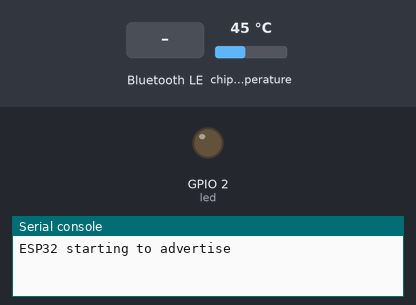
This program was run on a simulated ESP32 board running MicroPython. Shown: output pins drawn as LEDs (lit = HIGH), the last lines printed to the serial console. Dashed ring = blinking. The inputs (shaded band) are chosen by the test bench; at power-on: chip temperature 45 °C. Nothing arrives over Bluetooth unless stated.

Above: at 1.2 s.
1.3 s: "1" written over Bluetooth
At 2.1 s:
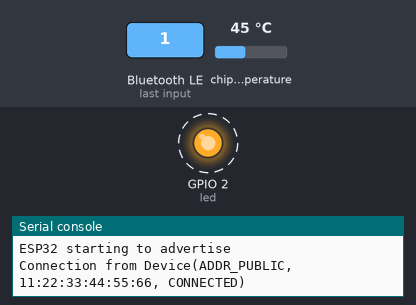
Timing chart, 0 to 10.3 s (numbered marks = the images above; inputs shaded):
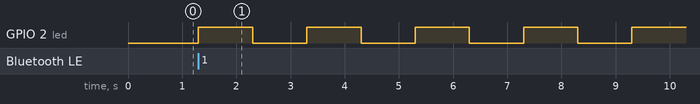

The program:

ble_esp32.py
```python
# import libraries
from micropython import const
import asyncio
import struct
import aioble
import bluetooth
from esp32 import raw_temperature
from machine import Pin

# Define variables
led = Pin(2, Pin.OUT)
connected = False

_BLE_SERVICE_UUID = bluetooth.UUID('19b10000-e8f2-537e-4f6c-d104768a1214')
_BLE_READ_CHAR_UUID = bluetooth.UUID('19b10001-e8f2-537e-4f6c-d104768a1214')
_BLE_WRITE_UUID = bluetooth.UUID('19b10002-e8f2-537e-4f6c-d104768a1214')

_ADV_INTERVAL_MS = 250_000

# Define our characteristics and services
ble_service = aioble.Service(_BLE_SERVICE_UUID)
read_characteristic = aioble.Characteristic(ble_service, _BLE_READ_CHAR_UUID, read=True, notify=True)
write_characteristic = aioble.Characteristic(ble_service, _BLE_WRITE_UUID, read=True, write=True, notify=True, capture=True)

aioble.register_services(ble_service)

# encode and decode messages
def encode_message(message):
    """Encode a message to bytes."""
    return message.encode('utf-8')

def decode_message(message):
    """Decode a message from bytes."""
    return message.decode('utf-8')

# Blink LED when connected to Pi
async def blink_led_task():
    global connected
    toggle = True
    while True:
        led.value(toggle)
        toggle = not toggle
        blink = 1000 if connected else 250
        await asyncio.sleep_ms(blink)

# Send data to Pi
async def send_data_task(connection, read_characteristic):
    while True:
        message = f"Temperature: {raw_temperature()}"
        #print(message)
        try:
            msg = encode_message(message)
            read_characteristic.write(msg)
            await asyncio.sleep(1)
        except Exception as ex:
            print(f"Error: {ex}")
            continue

# Run as peripheral
async def run_peripheral_mode():
    global connected
    print("ESP32 starting to advertise")
    while True:
        try:
            async with await aioble.advertise(
                _ADV_INTERVAL_MS, name="ESP32", services=[_BLE_SERVICE_UUID],) as connection:
                connected = True
                print("Connection from", connection.device)
                tasks = [
                        asyncio.create_task(send_data_task(connection, read_characteristic)),
                        asyncio.create_task(blink_led_task())
                    ]
                await asyncio.gather(*tasks)
                await connection.disconnected()
                connected = False
        except asyncio.CancelledError:
            # Catch the CancelledError
            print("Peripheral task cancelled")
        except Exception as e:
            print("Error in peripheral_task:", e)
        finally:
            # Ensure the loop continues to the next iteration
            await asyncio.sleep_ms(100)


asyncio.run(run_peripheral_mode())
```

Measured:
- after the input at 1.3 s, GPIO 2 (led): alternates HIGH for 1.0 s and LOW for 1.0 s, starting at once
